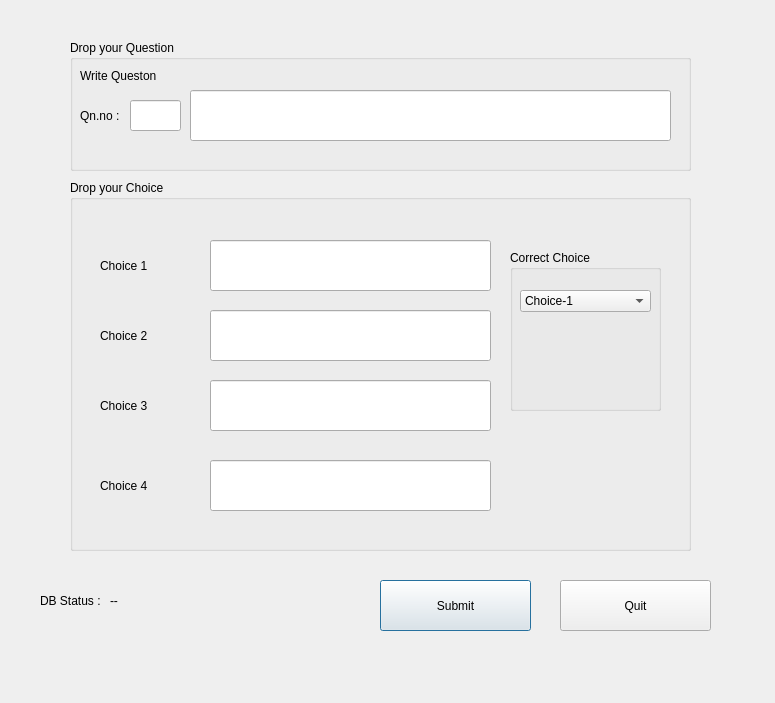
<?xml version="1.0" encoding="UTF-8"?>
<ui version="4.0">
 <class>Adminedit_core</class>
 <widget class="QDialog" name="Adminedit_core">
  <property name="geometry">
   <rect>
    <x>0</x>
    <y>0</y>
    <width>775</width>
    <height>703</height>
   </rect>
  </property>
  <property name="windowTitle">
   <string>Dialog</string>
  </property>
  <widget class="QPushButton" name="submitbtn">
   <property name="geometry">
    <rect>
     <x>380</x>
     <y>580</y>
     <width>151</width>
     <height>51</height>
    </rect>
   </property>
   <property name="styleSheet">
    <string notr="true">QPushButton {background-color: white;
    border-style: outset;
    border-width: 2px;
    border-color: black;
    border-radius: 3px;
    font: bold 18px;
    padding: 3px;
color:black;
};</string>
   </property>
   <property name="text">
    <string>Submit</string>
   </property>
  </widget>
  <widget class="QGroupBox" name="qn_box">
   <property name="geometry">
    <rect>
     <x>70</x>
     <y>40</y>
     <width>621</width>
     <height>131</height>
    </rect>
   </property>
   <property name="title">
    <string>Drop your Question</string>
   </property>
   <widget class="QLabel" name="label_2">
    <property name="geometry">
     <rect>
      <x>10</x>
      <y>10</y>
      <width>161</width>
      <height>51</height>
     </rect>
    </property>
    <property name="text">
     <string>Write Queston</string>
    </property>
   </widget>
   <widget class="QLineEdit" name="qn_editor">
    <property name="geometry">
     <rect>
      <x>120</x>
      <y>50</y>
      <width>481</width>
      <height>51</height>
     </rect>
    </property>
   </widget>
   <widget class="QLabel" name="label">
    <property name="geometry">
     <rect>
      <x>10</x>
      <y>60</y>
      <width>51</width>
      <height>31</height>
     </rect>
    </property>
    <property name="text">
     <string>Qn.no :</string>
    </property>
   </widget>
   <widget class="QLineEdit" name="qn_number">
    <property name="geometry">
     <rect>
      <x>60</x>
      <y>60</y>
      <width>51</width>
      <height>31</height>
     </rect>
    </property>
   </widget>
  </widget>
  <widget class="QLabel" name="qn_db_status">
   <property name="geometry">
    <rect>
     <x>110</x>
     <y>590</y>
     <width>91</width>
     <height>21</height>
    </rect>
   </property>
   <property name="text">
    <string>--</string>
   </property>
  </widget>
  <widget class="QLabel" name="label_3">
   <property name="geometry">
    <rect>
     <x>40</x>
     <y>590</y>
     <width>91</width>
     <height>21</height>
    </rect>
   </property>
   <property name="text">
    <string>DB Status :</string>
   </property>
  </widget>
  <widget class="QGroupBox" name="choice_box">
   <property name="geometry">
    <rect>
     <x>70</x>
     <y>180</y>
     <width>621</width>
     <height>371</height>
    </rect>
   </property>
   <property name="title">
    <string>Drop your Choice</string>
   </property>
   <widget class="QLabel" name="label_7">
    <property name="geometry">
     <rect>
      <x>30</x>
      <y>280</y>
      <width>101</width>
      <height>51</height>
     </rect>
    </property>
    <property name="text">
     <string>Choice 4</string>
    </property>
   </widget>
   <widget class="QLineEdit" name="choice_2">
    <property name="geometry">
     <rect>
      <x>140</x>
      <y>130</y>
      <width>281</width>
      <height>51</height>
     </rect>
    </property>
   </widget>
   <widget class="QLabel" name="label_5">
    <property name="geometry">
     <rect>
      <x>30</x>
      <y>130</y>
      <width>101</width>
      <height>51</height>
     </rect>
    </property>
    <property name="text">
     <string>Choice 2</string>
    </property>
   </widget>
   <widget class="QLineEdit" name="choice_1">
    <property name="geometry">
     <rect>
      <x>140</x>
      <y>60</y>
      <width>281</width>
      <height>51</height>
     </rect>
    </property>
   </widget>
   <widget class="QLineEdit" name="choice_4">
    <property name="geometry">
     <rect>
      <x>140</x>
      <y>280</y>
      <width>281</width>
      <height>51</height>
     </rect>
    </property>
   </widget>
   <widget class="QLineEdit" name="choice_3">
    <property name="geometry">
     <rect>
      <x>140</x>
      <y>200</y>
      <width>281</width>
      <height>51</height>
     </rect>
    </property>
   </widget>
   <widget class="QLabel" name="label_6">
    <property name="geometry">
     <rect>
      <x>30</x>
      <y>200</y>
      <width>101</width>
      <height>51</height>
     </rect>
    </property>
    <property name="text">
     <string>Choice 3</string>
    </property>
   </widget>
   <widget class="QLabel" name="label_4">
    <property name="geometry">
     <rect>
      <x>30</x>
      <y>60</y>
      <width>101</width>
      <height>51</height>
     </rect>
    </property>
    <property name="text">
     <string>Choice 1</string>
    </property>
   </widget>
   <widget class="QGroupBox" name="crt_choice">
    <property name="geometry">
     <rect>
      <x>440</x>
      <y>70</y>
      <width>151</width>
      <height>161</height>
     </rect>
    </property>
    <property name="title">
     <string>Correct Choice</string>
    </property>
    <widget class="QComboBox" name="comboBox">
     <property name="geometry">
      <rect>
       <x>10</x>
       <y>40</y>
       <width>131</width>
       <height>22</height>
      </rect>
     </property>
     <item>
      <property name="text">
       <string>Choice-1</string>
      </property>
     </item>
     <item>
      <property name="text">
       <string>Choice-2</string>
      </property>
     </item>
     <item>
      <property name="text">
       <string>Choice-3</string>
      </property>
     </item>
     <item>
      <property name="text">
       <string>Choice-4</string>
      </property>
     </item>
    </widget>
   </widget>
  </widget>
  <widget class="QPushButton" name="quit">
   <property name="geometry">
    <rect>
     <x>560</x>
     <y>580</y>
     <width>151</width>
     <height>51</height>
    </rect>
   </property>
   <property name="styleSheet">
    <string notr="true">QPushButton {background-color: white;
    border-style: outset;
    border-width: 2px;
    border-color: black;
    border-radius: 3px;
    font: bold 18px;
    padding: 3px;
color:black;
};</string>
   </property>
   <property name="text">
    <string>Quit</string>
   </property>
  </widget>
 </widget>
 <resources/>
 <connections/>
</ui>
